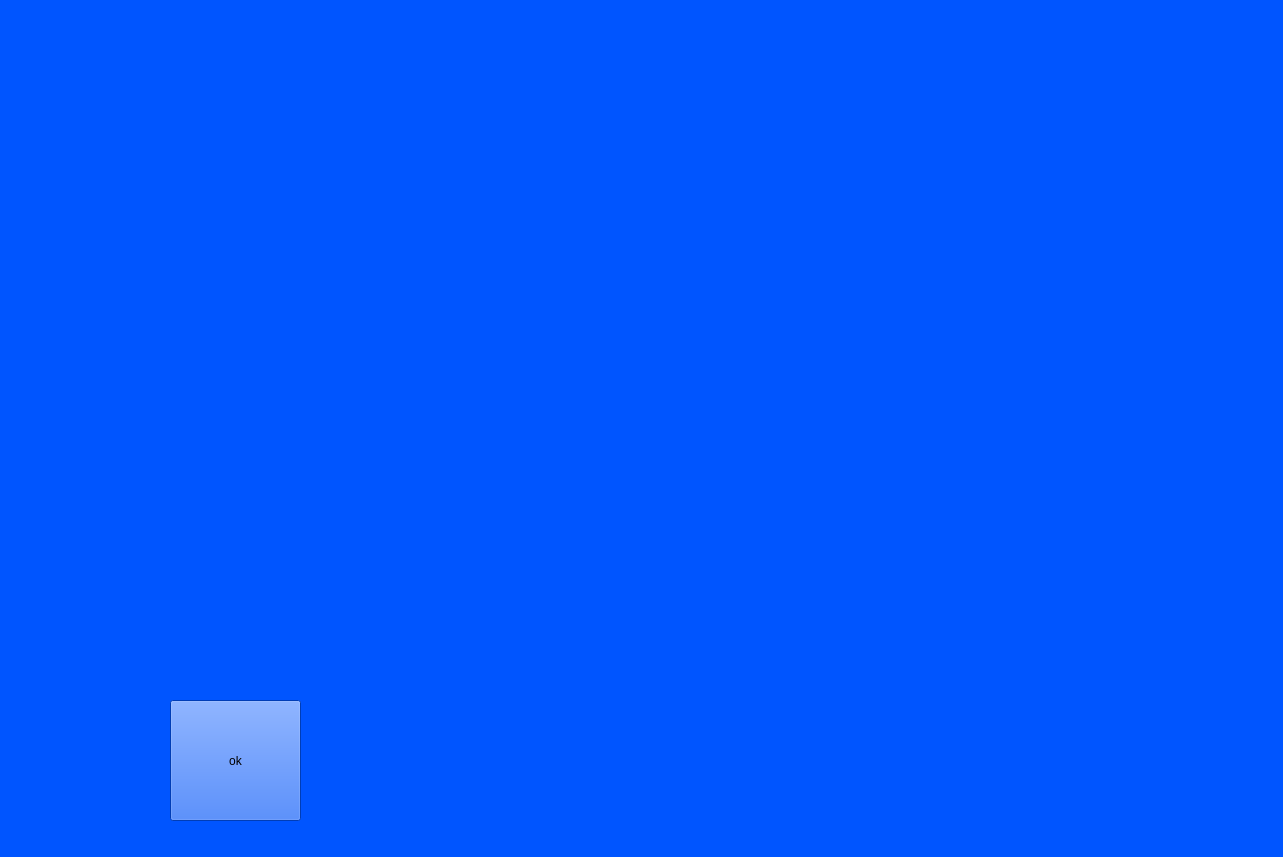
<?xml version="1.0" encoding="UTF-8"?>
<ui version="4.0">
 <class>Calendario</class>
 <widget class="QWidget" name="Calendario">
  <property name="geometry">
   <rect>
    <x>0</x>
    <y>0</y>
    <width>1283</width>
    <height>857</height>
   </rect>
  </property>
  <property name="windowTitle">
   <string>Form</string>
  </property>
  <property name="styleSheet">
   <string notr="true">background-color: rgb(0, 85, 255);</string>
  </property>
  <widget class="QPushButton" name="pushButton">
   <property name="geometry">
    <rect>
     <x>170</x>
     <y>700</y>
     <width>131</width>
     <height>121</height>
    </rect>
   </property>
   <property name="text">
    <string>ok</string>
   </property>
  </widget>
 </widget>
 <resources/>
 <connections/>
</ui>
